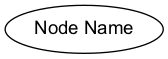

Generate this figure with Python:
import pydot

# Create the graph
graph = pydot.Dot("my_graph", graph_type="graph", overlap=False, splines='true')

# Add the node - replace "Node Name" with your desired Node Title
graph.add_node(pydot.Node("Node Name", fontname='arial'))

# Save the output
graph.write_png("ChangeNodeFont.png")
